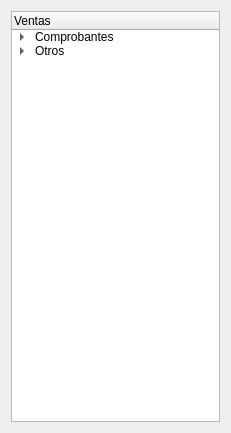
<?xml version="1.0" encoding="UTF-8"?>
<ui version="4.0">
 <class>ui_tree_ventas</class>
 <widget class="QWidget" name="ui_tree_ventas">
  <property name="geometry">
   <rect>
    <x>0</x>
    <y>0</y>
    <width>231</width>
    <height>433</height>
   </rect>
  </property>
  <property name="minimumSize">
   <size>
    <width>231</width>
    <height>433</height>
   </size>
  </property>
  <property name="windowTitle">
   <string>Form</string>
  </property>
  <layout class="QGridLayout" name="gridLayout">
   <item row="0" column="0">
    <widget class="QTreeWidget" name="treeWidget_ventas">
     <column>
      <property name="text">
       <string>Ventas</string>
      </property>
     </column>
     <item>
      <property name="text">
       <string>Comprobantes</string>
      </property>
      <item>
       <property name="text">
        <string>Boleta</string>
       </property>
      </item>
      <item>
       <property name="text">
        <string>Factura</string>
       </property>
      </item>
      <item>
       <property name="text">
        <string>Guia RR</string>
       </property>
      </item>
      <item>
       <property name="text">
        <string>Notas</string>
       </property>
       <item>
        <property name="text">
         <string>Crédito</string>
        </property>
       </item>
       <item>
        <property name="text">
         <string>Débito</string>
        </property>
       </item>
      </item>
     </item>
     <item>
      <property name="text">
       <string>Otros</string>
      </property>
      <item>
       <property name="text">
        <string>Nota Pedido</string>
       </property>
      </item>
      <item>
       <property name="text">
        <string>Ticket</string>
       </property>
      </item>
      <item>
       <property name="text">
        <string>Cotización</string>
       </property>
      </item>
      <item>
       <property name="text">
        <string>Proforma</string>
       </property>
      </item>
     </item>
    </widget>
   </item>
  </layout>
 </widget>
 <resources/>
 <connections/>
</ui>
